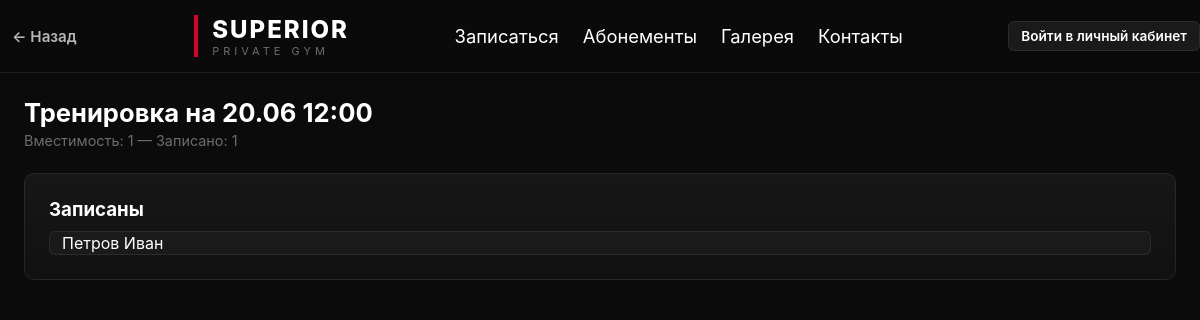
Page /slot/3 on the committed database.
### app/models.py (models this page shows, shortened)
class Slot(Base):
    __tablename__ = "slots"
    id = Column(Integer, primary_key=True)
    start_time = Column(DateTime)
    capacity = Column(Integer, default=4)
    completed = Column(Boolean, default=False)

class Client(Base):
    __tablename__ = "clients"
    id = Column(Integer, primary_key=True)
    first_name = Column(String, nullable=True)
    last_name = Column(String, nullable=True)
    patronymic = Column(String, nullable=True)
    birth_year = Column(Integer, nullable=True)
    birth_place = Column(String, nullable=True)
    phone = Column(String, nullable=True)
    name = Column(String, nullable=True)          # legacy — полное имя одной строкой
    height_cm = Column(Integer, nullable=True)
    weight_kg = Column(Integer, nullable=True)
    body_fat = Column(Integer, nullable=True)  # % жира
    hip_cm = Column(Integer, nullable=True)       # обхват бедра
    waist_cm = Column(Integer, nullable=True)     # обхват талии
    chest_cm = Column(Integer, nullable=True)     # обхват груди
    shoulders_cm = Column(Integer, nullable=True) # обхват плеч
    biceps_cm = Column(Integer, nullable=True)    # обхват бицепса
    neck_cm = Column(Integer, nullable=True)       # обхват шеи
    wrist_cm = Column(Integer, nullable=True)      # обхват запястья (для типа телосложения)
    skinfold_chest = Column(Integer, nullable=True)     # калипер: грудь (мм)
    skinfold_abdominal = Column(Integer, nullable=True) # калипер: живот (мм)
    skinfold_thigh = Column(Integer, nullable=True)     # калипер: бедро (мм)
    skinfold_triceps = Column(Integer, nullable=True)   # калипер: трицепс (мм)
    skinfold_subscapular = Column(Integer, nullable=True) # калипер: под лопаткой (мм)
    login = Column(String, unique=True, nullable=True)
    password_hash = Column(String, nullable=True)
    photo_path = Column(String, nullable=True)   # путь к фото относительно static/
    sex = Column(String, nullable=True)            # m/f
    goal = Column(String, nullable=True)             # lose | gain | recompose
    activity_level = Column(String, nullable=True)   # sedentary | light | moderate | active | extreme
    pd_consent_given = Column(Boolean, default=False)
    pd_consent_at = Column(DateTime, nullable=True)

### app/routes/schedule.py (the view)
@router.get("/slot/{slot_id}")
def slot_page(
    request: Request,
    slot_id: int,
    db: Session = Depends(get_db),
    week_offset: int = 0,
    user: dict = Depends(get_current_user),
):
    slot = db.get(Slot, slot_id)
    bookings = db.query(Booking).filter(Booking.slot_id == slot_id).all()
    clients = [db.get(Client, b.client_id) for b in bookings]
    all_clients = db.query(Client).all()
    slot_employees = db.query(SlotEmployee).filter(SlotEmployee.slot_id == slot_id).all()
    assigned_trainers = [db.get(Employee, se.employee_id) for se in slot_employees]
    available_trainers = db.query(Employee).filter(
        Employee.is_active == True,
        Employee.position.in_(["trainer", "director"]),
    ).all()
    return templates.TemplateResponse(
        request=request,
        name="slot.html",
        context={
            "slot": slot,
            "clients": clients,
            "all_clients": all_clients,
            "assigned_trainers": assigned_trainers,
            "available_trainers": available_trainers,
            "week_offset": week_offset,
            "user": user,
        },
    )

### templates/slot.html (shortened to what this page needs)
{% extends "base.html" %}
{% block content %}
<div class="slot__header">
	<h2 class="slot__header-title">Тренировка на {{ slot.start_time.strftime('%d.%m %H:%M') }}</h2>
	<div class="slot__header-meta">Вместимость: {{ slot.capacity }} — Записано: {{ clients|length }} {% if slot.completed %}— ✅ Проведено{% endif %}</div>
</div>
{% set flash = request.query_params.get('flash') %}
{% if user and user.role in ('admin', 'trainer') %}
{% if slot.completed %}
<div class="panel mb-3">
	<div class="flex-row" style="justify-content:space-between;">
		<div>
			<h3>Программа тренировки</h3>
			<p class="text-muted" style="font-size:0.85rem;">Просмотр плана упражнений</p>
		</div>
		<div class="flex-row">
			<a class="btn btn--primary" href="/slot/{{ slot.id }}/program?week_offset={{ week_offset }}">План тренировки</a>
			<button class="btn btn--secondary" type="submit" form="delete-slot-form"
				onclick="return confirm('Удалить слот из расписания?');">Удалить слот</button>
		</div>
	</div>
</div>
<div class="slot-columns">
	<div class="slot-columns__left">
		<div class="panel">
			<h3>Записаны</h3>
			<ul class="client-list mt-1">
				{% for client in clients %}
				<li class="client-list__item">{{ client.fio() }}</li>
				{% else %}
				<p class="text-muted">Нет записанных клиентов</p>
				{% endfor %}
			</ul>
		</div>
		<div class="panel mt-2">
			<h3>Тренеры</h3>
			<ul class="client-list mt-1">
				{% for trainer in assigned_trainers %}
				<li class="client-list__item">{{ trainer.fio() }}</li>
				{% else %}
				<p class="text-muted">Тренер не назначен</p>
				{% endfor %}
			</ul>
		</div>
	</div>
	<div class="slot-columns__right">
		<div class="panel">
			<h3>Настройки слота</h3>
			<p class="text-muted" style="font-size:0.85rem;">Слот проведён, редактирование недоступно.</p>
			<form id="delete-slot-form" method="post" action="/slots/delete/{{ slot.id }}" class="form--inline">
				{{ csrf_input(request) }}
				<input type="hidden" name="week_offset" value="{{ week_offset }}" />
			</form>
		</div>
	</div>
</div>
{% else %}
<div class="panel mb-3">
	<div class="flex-row" style="justify-content:space-between;">
		<div>
			<h3>Программа тренировки</h3>
			<p class="text-muted" style="font-size:0.85rem;">Просмотр и редактирование плана упражнений</p>
		</div>
		<div class="flex-row">
			<a class="btn btn--primary" href="/slot/{{ slot.id }}/program?week_offset={{ week_offset }}">План тренировки</a>
			{% if clients and clients|length > 0 %}
			<form method="post" action="/slot/{{ slot.id }}/complete"
				onsubmit="return confirm('Подтвердить проведение занятия и списать 1 занятие у всех записанных?');">
				{{ csrf_input(request) }}
				<input type="hidden" name="week_offset" value="{{ week_offset }}" />
				<button class="btn btn--success" type="submit">Тренировка завершена</button>
			</form>
			{% endif %}
		</div>
	</div>
</div>
<div class="slot-columns">
	<div class="slot-columns__left">
		<div class="panel">
			<h3>Записаны</h3>
			<ul class="client-list mt-1">
				{% for client in clients %}
				<li class="client-list__item">
					<span>{{ client.fio() }}</span>
					<form method="post" action="/slot/{{ slot.id }}/remove" class="form--inline">
						{{ csrf_input(request) }}
						<input type="hidden" name="client_id" value="{{ client.id }}" />
						<input type="hidden" name="week_offset" value="{{ week_offset }}" />
						<button class="btn btn--small">Удалить</button>
					</form>
				</li>
				{% else %}
				<p class="text-muted">Нет записанных клиентов</p>
				{% endfor %}
			</ul>
			<form method="post" action="/slot/{{ slot.id }}/add" class="flex-row mt-2">
				{{ csrf_input(request) }}
				<select name="client_id" class="form__select">
					{% for client in all_clients %}
					<option value="{{ client.id }}">{{ client.name }}</option>
					{% endfor %}
				</select>
				<input type="hidden" name="week_offset" value="{{ week_offset }}" />
				<button class="btn btn--primary">Добавить</button>
			</form>
		</div>
		<div class="panel mt-2">
			<h3>Тренеры</h3>
			<ul class="client-list mt-1">
				{% for trainer in assigned_trainers %}
				<li class="client-list__item">
					<span>{{ trainer.fio() }}</span>
					<form method="post" action="/slot/{{ slot.id }}/remove-trainer" class="form--inline">
						{{ csrf_input(request) }}
						<input type="hidden" name="employee_id" value="{{ trainer.id }}" />
						<input type="hidden" name="week_offset" value="{{ week_offset }}" />
						<button class="btn btn--small">Убрать</button>
					</form>
				</li>
				{% else %}
				<p class="text-muted">Тренер не назначен</p>
				{% endfor %}
			</ul>
			<form method="post" action="/slot/{{ slot.id }}/assign-trainer" class="flex-row mt-2" id="assign-trainer-form">
				{{ csrf_input(request) }}
				<select name="employee_id" class="form__select" onchange="document.getElementById('assign-trainer-form').requestSubmit();">
					<option value="">— Назначить тренера —</option>
					{% for t in available_trainers %}
					<option value="{{ t.id }}">{{ t.fio() }} ({{ t.position }})</option>
					{% endfor %}
				</select>
				<input type="hidden" name="week_offset" value="{{ week_offset }}" />
			</form>
		</div>
	</div>
	<div class="slot-columns__right">
		<div class="panel">
			<h3>Настройки слота</h3>
			<form method="post" action="/slots/edit/{{ slot.id }}" class="form mt-1" id="edit-slot-form">
				{{ csrf_input(request) }}
				<input type="hidden" name="week_offset" value="{{ week_offset }}" />
				<div class="flex-row mt-1">
					<label class="form__label">Время</label>
					<input class="form__input" type="text" name="start_time" value="{{ slot.start_time.strftime('%Y-%m-%d %H:%M') }}" required />
				</div>
				<div class="flex-row mt-1">
					<label class="form__label">Вместимость</label>
					<select name="capacity" class="form__select">
						<option value="1" {% if slot.capacity == 1 %}selected{% endif %}>1</option>
						<option value="2" {% if slot.capacity == 2 %}selected{% endif %}>2</option>
						<option value="3" {% if slot.capacity == 3 %}selected{% endif %}>3</option>
						<option value="4" {% if slot.capacity == 4 %}selected{% endif %}>4</option>
					</select>
				</div>
				<div class="flex-row mt-1">
					<button class="btn btn--primary" type="submit" form="edit-slot-form">Сохранить</button>
					<button class="btn btn--secondary" type="submit" form="delete-slot-form"
						onclick="return confirm('Удалить слот? Это удалит все бронирования.');">Удалить слот</button>
				</div>
			</form>
			<form id="delete-slot-form" method="post" action="/slots/delete/{{ slot.id }}" class="form--inline">
				{{ csrf_input(request) }}
				<input type="hidden" name="week_offset" value="{{ week_offset }}" />
			</form>
		</div>
	</div>
</div>
{% endif %}
{% else %}
<div class="panel">
	<h3>Записаны</h3>
	<ul class="client-list mt-1">
		{% for client in clients %}
		<li class="client-list__item">{{ client.fio() }}</li>
		{% else %}
		<p class="text-muted">Нет записанных клиентов</p>
		{% endfor %}
	</ul>
</div>
{% endif %}
{% endblock %}

### static/style.css (style rules this page uses)
*, *::before, *::after { margin:0; padding:0; box-sizing:border-box; }
html { scroll-behavior:smooth; }
body { background:var(--bg-primary); color:var(--text-primary); font-family:Inter,system-ui,sans-serif; min-height:100vh; }
.slot__header { margin-bottom:24px; }
.slot__header-title { font-size:1.6rem; font-weight:700; margin-bottom:4px; }
.slot__header-meta { color:var(--text-muted); font-size:0.9rem; }
.client-list { list-style:none; display:flex; flex-direction:column; gap:6px; }
.client-list__item { background:var(--bg-elevated); padding:1px 12px; border-radius:var(--radius-sm); border:1px solid var(--border); display:flex; justify-content:space-between; align-items:center; }
.panel { background:linear-gradient(180deg,#171717,#111111); border:1px solid var(--border); border-radius:var(--radius-md); padding:24px; transition:var(--transition); }
.mt-1 { margin-top:10px; }

### rows in the picture
Slot: start_time "20.06 12:00", capacity "1"
Client: fio "Петров Иван"

### other values in the picture
{{ clients|length }} "1"
